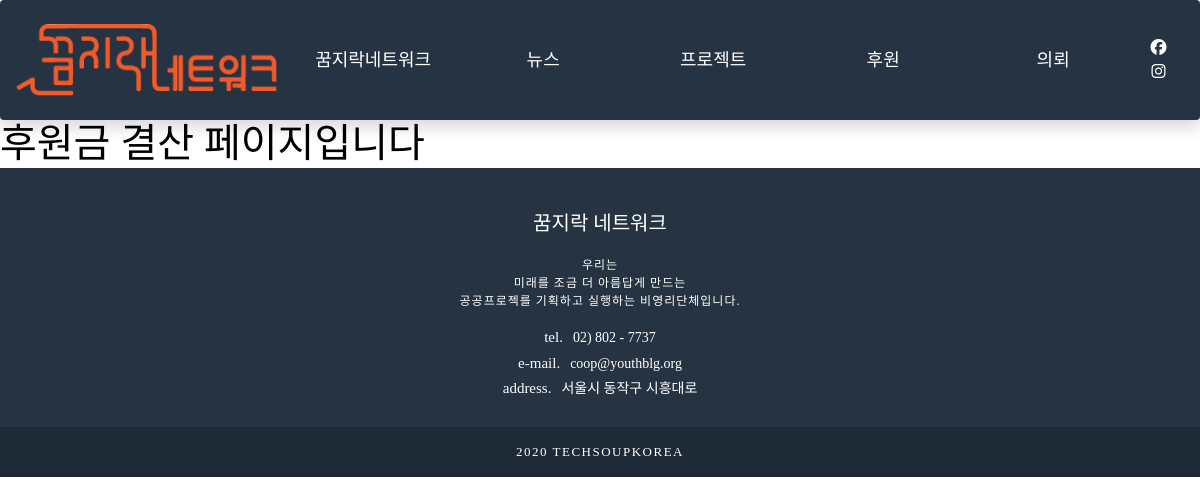
The app's page /donat_report/, older data.
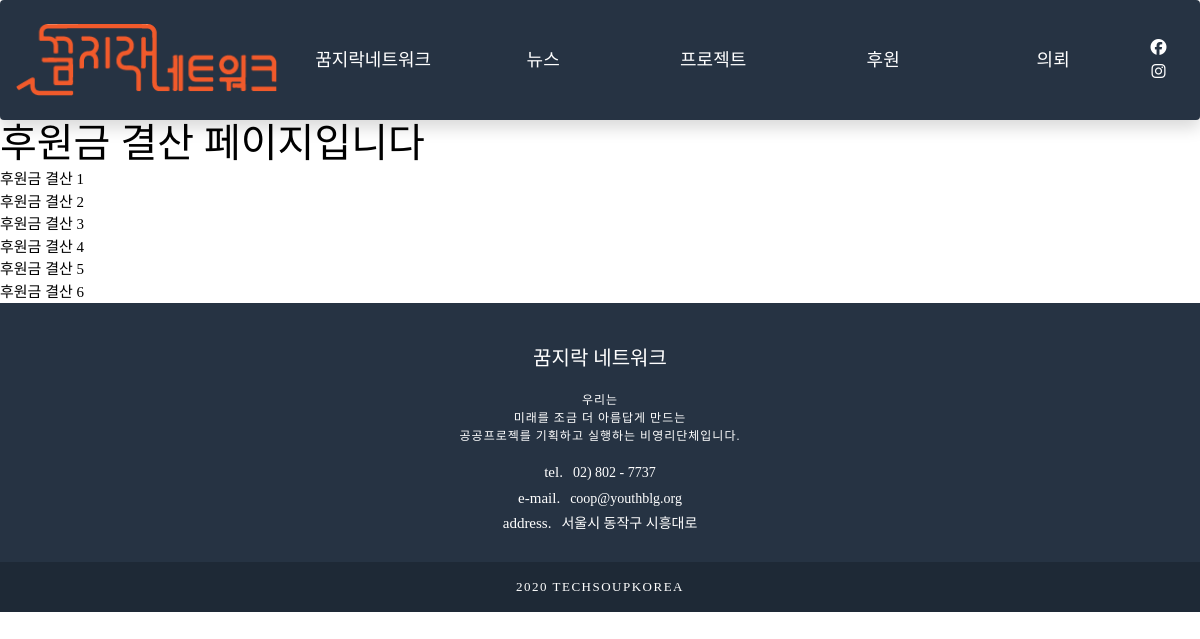
The same page, newer data.
### community/models.py (models this page shows, shortened)
class Donations_Report(models.Model):
    postname = models.CharField(max_length=50)
    mainphoto = models.ImageField(blank=True, null=True)
    contents = models.TextField()

### community/views.py (the view)
# urls.py: path('donat_report/', views.donat_report),
def donat_report(request):
    donatlist = Donations_Report.objects.all()
    return render(request, 'donat_report.html', {'donatlist':donatlist})

### community/templates/donat_report.html
{% extends 'base.html' %}
{% block content %}
<div class="wrap">
    <div class="board">
        <div class="board_container" style='color:black'>
            <h1 style='color:black'>후원금 결산 페이지입니다</h1>
            <table>
                {% for list in donatlist %}
                    <ul>
                        <li><a href="{{list.pk}}/" style='color:black'>{{list.postname}}</a></li>
                    </ul>
                {% endfor %}
                </table>
        </div>
    </div>
</div>
{% endblock %}

Row changes from the older to the newer data that the page shows:
added Donations_Report: postname "후원금 결산 1"
added Donations_Report: postname "후원금 결산 2"
added Donations_Report: postname "후원금 결산 3"
added Donations_Report: postname "후원금 결산 4"
added Donations_Report: postname "후원금 결산 5"
added Donations_Report: postname "후원금 결산 6"
